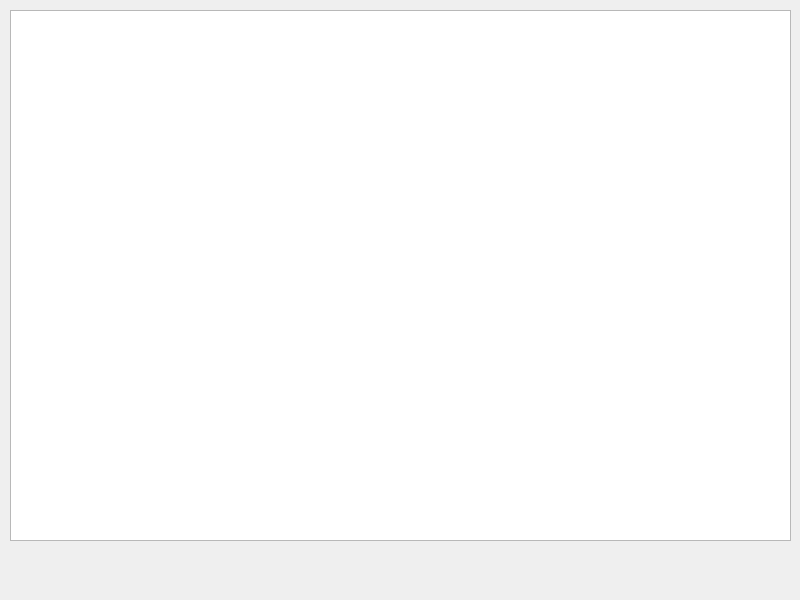
<?xml version="1.0" encoding="UTF-8"?>
<ui version="4.0">
 <class>Dialog</class>
 <widget class="QDialog" name="Dialog">
  <property name="geometry">
   <rect>
    <x>0</x>
    <y>0</y>
    <width>800</width>
    <height>600</height>
   </rect>
  </property>
  <property name="windowTitle">
   <string>Dialog</string>
  </property>
  <widget class="QGraphicsView" name="graphicsView">
   <property name="geometry">
    <rect>
     <x>10</x>
     <y>10</y>
     <width>781</width>
     <height>531</height>
    </rect>
   </property>
  </widget>
 </widget>
 <resources/>
 <connections/>
</ui>
